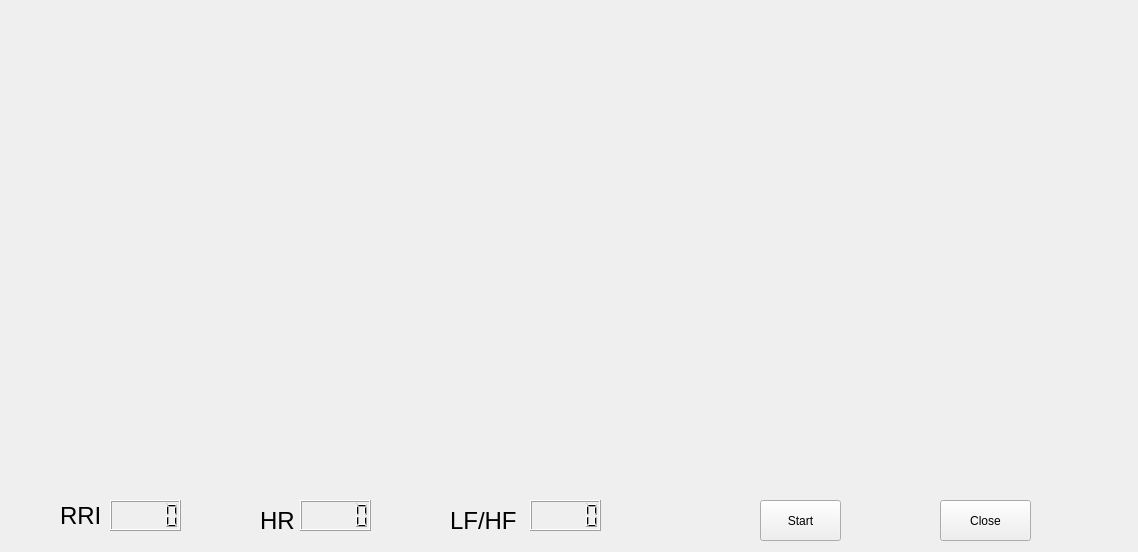
<?xml version="1.0" encoding="UTF-8"?>
<ui version="4.0">
 <class>Widget</class>
 <widget class="QWidget" name="Widget">
  <property name="geometry">
   <rect>
    <x>0</x>
    <y>0</y>
    <width>1138</width>
    <height>552</height>
   </rect>
  </property>
  <property name="minimumSize">
   <size>
    <width>650</width>
    <height>550</height>
   </size>
  </property>
  <property name="maximumSize">
   <size>
    <width>1280</width>
    <height>720</height>
   </size>
  </property>
  <property name="windowTitle">
   <string>zed_camera_AVI</string>
  </property>
  <widget class="QLabel" name="label">
   <property name="geometry">
    <rect>
     <x>5</x>
     <y>5</y>
     <width>640</width>
     <height>480</height>
    </rect>
   </property>
   <property name="minimumSize">
    <size>
     <width>640</width>
     <height>480</height>
    </size>
   </property>
   <property name="maximumSize">
    <size>
     <width>1280</width>
     <height>720</height>
    </size>
   </property>
   <property name="text">
    <string/>
   </property>
  </widget>
  <widget class="QwtPlot" name="qwtPlot">
   <property name="geometry">
    <rect>
     <x>640</x>
     <y>20</y>
     <width>471</width>
     <height>221</height>
    </rect>
   </property>
  </widget>
  <widget class="QLabel" name="RRI">
   <property name="geometry">
    <rect>
     <x>60</x>
     <y>500</y>
     <width>51</width>
     <height>31</height>
    </rect>
   </property>
   <property name="font">
    <font>
     <pointsize>18</pointsize>
    </font>
   </property>
   <property name="mouseTracking">
    <bool>false</bool>
   </property>
   <property name="text">
    <string>RRI</string>
   </property>
   <property name="textFormat">
    <enum>Qt::AutoText</enum>
   </property>
   <property name="scaledContents">
    <bool>false</bool>
   </property>
   <property name="margin">
    <number>0</number>
   </property>
   <property name="indent">
    <number>0</number>
   </property>
  </widget>
  <widget class="QLCDNumber" name="RRI_LCD">
   <property name="geometry">
    <rect>
     <x>110</x>
     <y>500</y>
     <width>71</width>
     <height>31</height>
    </rect>
   </property>
  </widget>
  <widget class="QLabel" name="label_2">
   <property name="geometry">
    <rect>
     <x>260</x>
     <y>510</y>
     <width>41</width>
     <height>21</height>
    </rect>
   </property>
   <property name="font">
    <font>
     <pointsize>18</pointsize>
    </font>
   </property>
   <property name="mouseTracking">
    <bool>false</bool>
   </property>
   <property name="text">
    <string>HR</string>
   </property>
   <property name="textFormat">
    <enum>Qt::AutoText</enum>
   </property>
  </widget>
  <widget class="QLCDNumber" name="HR_LCD">
   <property name="geometry">
    <rect>
     <x>300</x>
     <y>500</y>
     <width>71</width>
     <height>31</height>
    </rect>
   </property>
  </widget>
  <widget class="QLabel" name="label_3">
   <property name="geometry">
    <rect>
     <x>450</x>
     <y>510</y>
     <width>71</width>
     <height>21</height>
    </rect>
   </property>
   <property name="font">
    <font>
     <pointsize>18</pointsize>
    </font>
   </property>
   <property name="text">
    <string>LF/HF</string>
   </property>
   <property name="textFormat">
    <enum>Qt::AutoText</enum>
   </property>
  </widget>
  <widget class="QLCDNumber" name="ration_LCD">
   <property name="geometry">
    <rect>
     <x>530</x>
     <y>500</y>
     <width>71</width>
     <height>31</height>
    </rect>
   </property>
  </widget>
  <widget class="QwtPlot" name="psdPlot">
   <property name="geometry">
    <rect>
     <x>650</x>
     <y>270</y>
     <width>461</width>
     <height>191</height>
    </rect>
   </property>
  </widget>
  <widget class="QPushButton" name="pushButton_1">
   <property name="geometry">
    <rect>
     <x>760</x>
     <y>500</y>
     <width>81</width>
     <height>41</height>
    </rect>
   </property>
   <property name="text">
    <string>Start</string>
   </property>
  </widget>
  <widget class="QPushButton" name="pushButton_2">
   <property name="geometry">
    <rect>
     <x>940</x>
     <y>500</y>
     <width>91</width>
     <height>41</height>
    </rect>
   </property>
   <property name="text">
    <string>Close</string>
   </property>
  </widget>
 </widget>
 <layoutdefault spacing="6" margin="11"/>
 <customwidgets>
  <customwidget>
   <class>QwtPlot</class>
   <extends>QFrame</extends>
   <header>qwt_plot.h</header>
  </customwidget>
 </customwidgets>
 <resources/>
 <connections/>
</ui>
